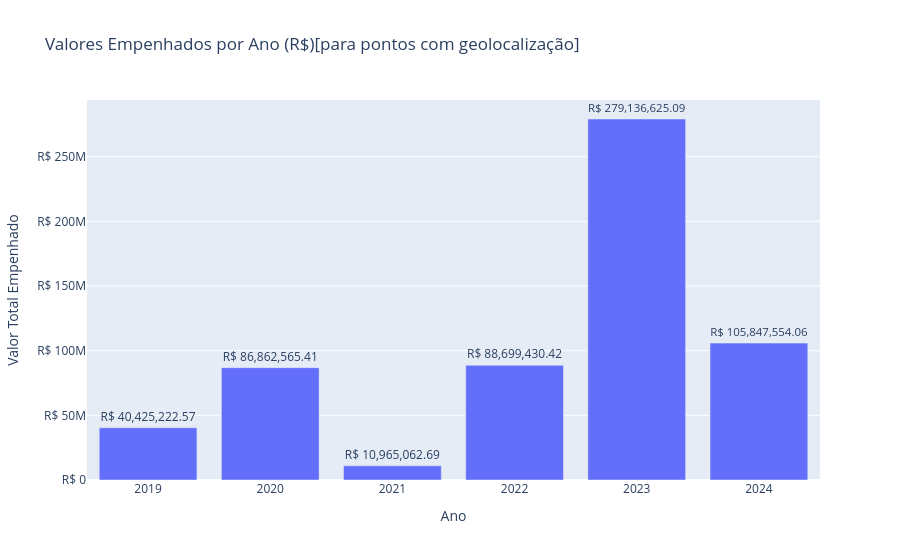

The cell this chart's notebook holds for it:
### Code cell
# pontos['Valor Empenho'].groupby(pontos['Ano']).sum().plot(kind='bar', title='Valores empenhados por Ano (em Centenas de Milhões de Reais) (somente pontos com geolocalização)', figsize=(20, 3), color='red')

# Criar o gráfico de barras com Plotly Express
fig = px.bar(
    pontos.groupby('Ano')['Valor Empenho'].sum().reset_index(),
    x='Ano',
    y='Valor Empenho',
    title='Valores Empenhados por Ano (R$)[para pontos com geolocalização]',
    labels={'Valor Empenho': 'Valor Total Empenhado'},
    text='Valor Empenho' # Esta linha adiciona os rótulos de texto
)

# Opcional: Ajustar a formatação do texto nos rótulos (por exemplo, para exibir em R$)
fig.update_traces(texttemplate='R$ %{y:,.2f}', textposition='outside')

# Opcional: Melhorar a exibição do eixo Y para valores monetários
fig.update_yaxes(tickprefix='R$ ')

fig.show()

### Figure 1 — Plotly figure (JSON) as saved in the notebook; plotly's stock layout.template omitted (floating-point values rounded to 4 significant figures)
{"data": [{"hovertemplate": "Ano=%{x}<br>Valor Total Empenhado=%{text}<extra></extra>", "legendgroup": "", "marker": {"color": "#636efa", "pattern": {"shape": ""}}, "name": "", "orientation": "v", "showlegend": false, "text": [40430000.0, 86860000.0, 10970000.0, 88700000.0, 279100000.0, 105800000.0], "textposition": "outside", "texttemplate": "R$ %{y:,.2f}", "type": "bar", "x": [2019, 2020, 2021, 2022, 2023, 2024], "xaxis": "x", "y": [40430000.0, 86860000.0, 10970000.0, 88700000.0, 279100000.0, 105800000.0], "yaxis": "y"}], "layout": {"barmode": "relative", "legend": {"tracegroupgap": 0}, "title": {"text": "Valores Empenhados por Ano (R$)[para pontos com geolocalização]"}, "xaxis": {"anchor": "y", "domain": [0, 1], "title": {"text": "Ano"}}, "yaxis": {"anchor": "x", "domain": [0, 1], "tickprefix": "R$ ", "title": {"text": "Valor Total Empenhado"}}}}
